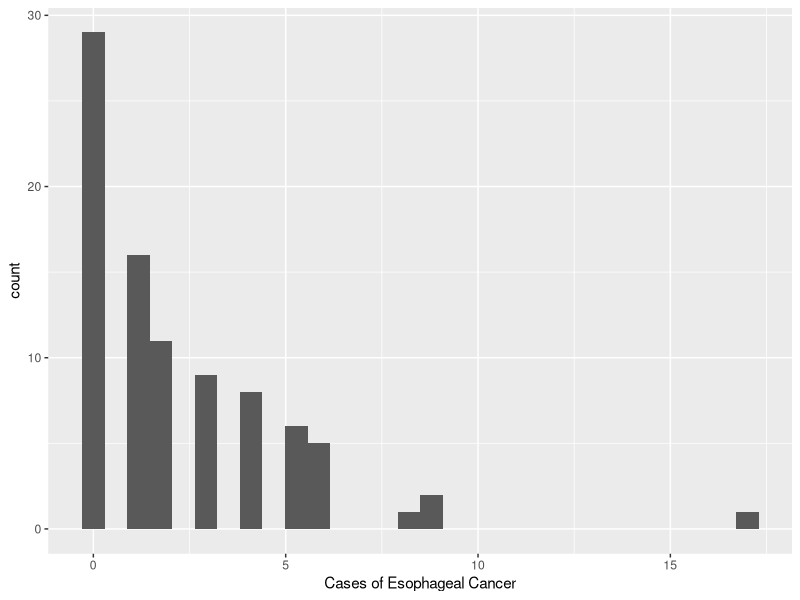
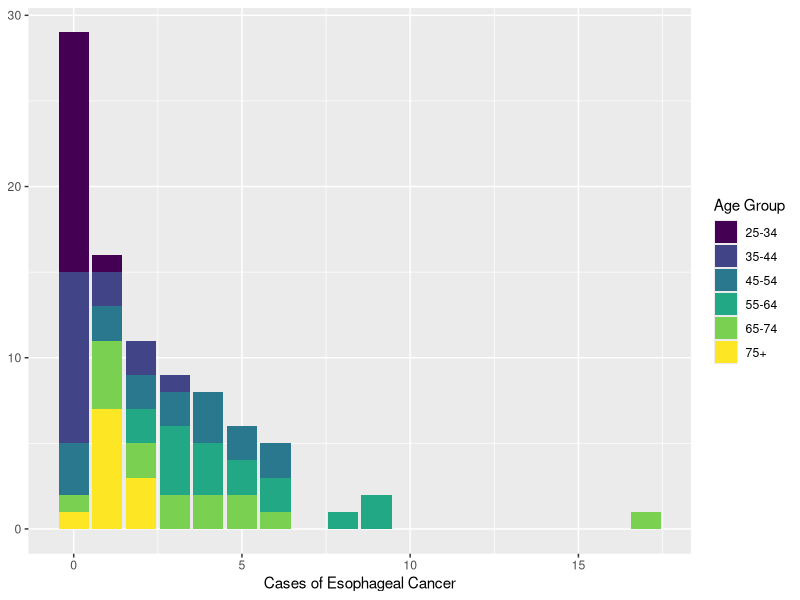
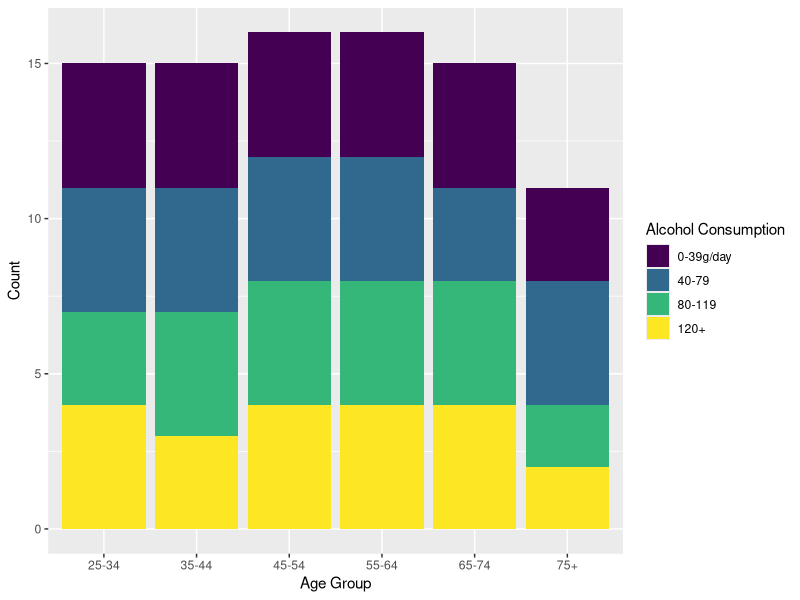
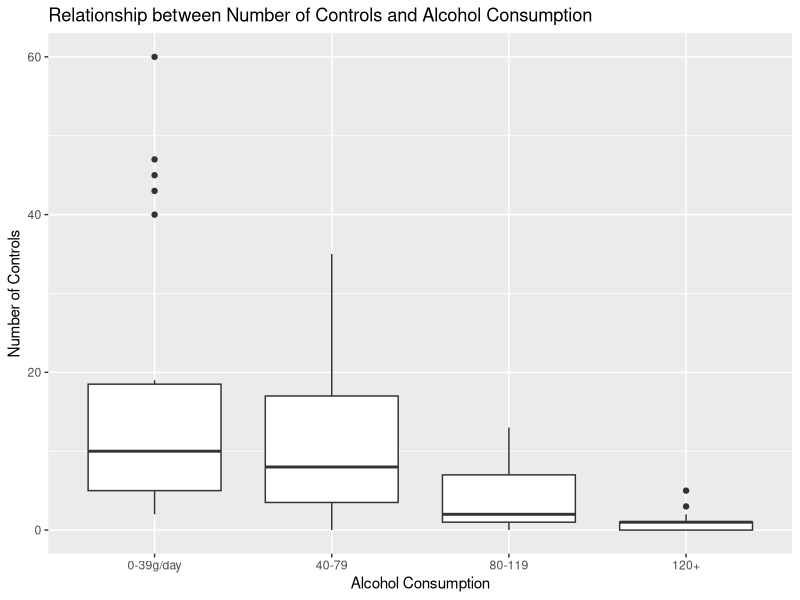
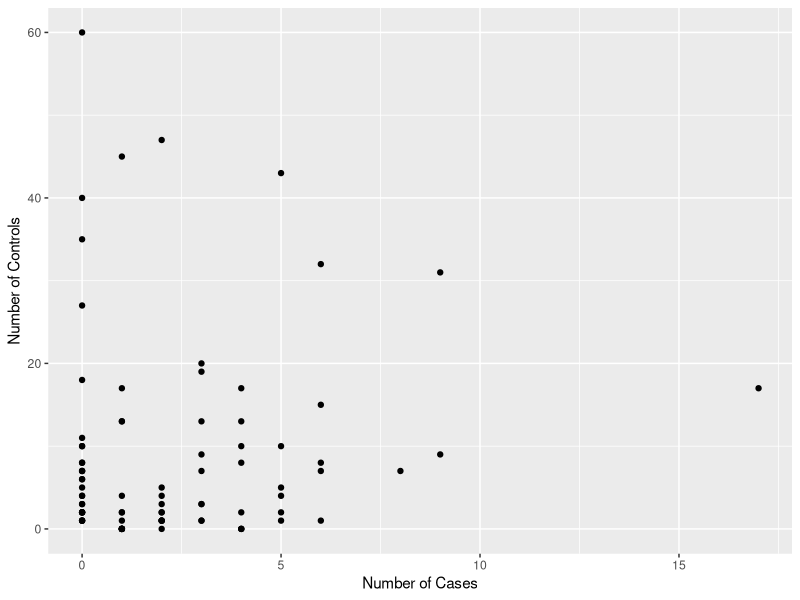
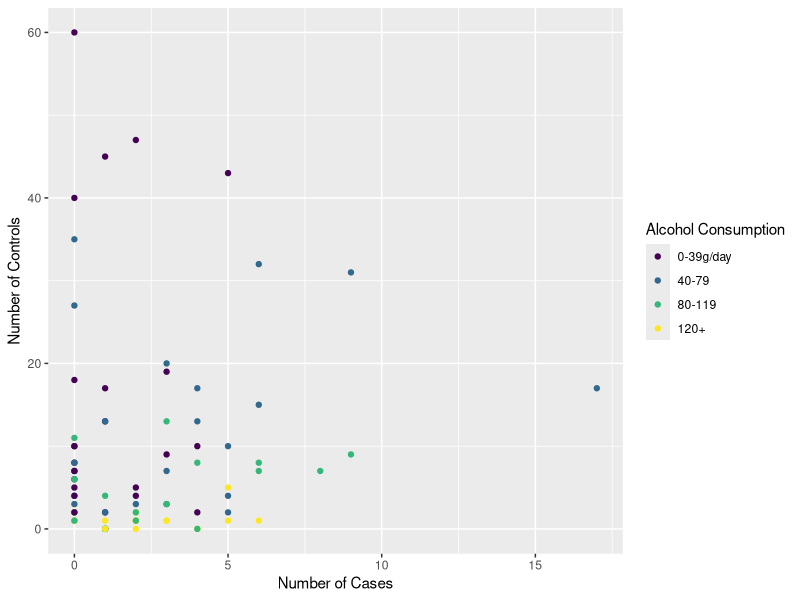

The R script that drew these images, in order:
library(ggplot2)
esoph
str(esoph)
summary(esoph)
class(esoph$tobgp)
typeof(esoph$tobgp)
help(esoph)
ggplot(data=esoph) + geom_histogram(mapping = aes(x=ncases)) + labs(x="Cases of Esophageal Cancer")
sort(esoph$ncases)
ggplot(data=esoph) + geom_bar(mapping=aes(x=ncases, fill=agegp)) + labs(x="Cases of Esophageal Cancer", y=NULL, fill="Age Group")
ggplot(data=esoph) + geom_bar(mapping=aes(x=agegp, fill=alcgp)) + labs(x="Age Group", y="Count", fill="Alcohol Consumption")
ggplot(data=esoph) + geom_boxplot(mapping=aes(y=ncontrols, x=alcgp)) + labs(x="Alcohol Consumption", y="Number of Controls", title= "Relationship between Number of Controls and Alcohol Consumption")
ggplot(data=esoph) + geom_point(mapping=aes(x=ncases, y=ncontrols)) + labs(x="Number of Cases", y="Number of Controls")
ggplot(data=esoph) + geom_point(mapping=aes(x=ncases, y=ncontrols, color=alcgp)) + labs(x="Number of Cases", y="Number of Controls", color="Alcohol Consumption")
